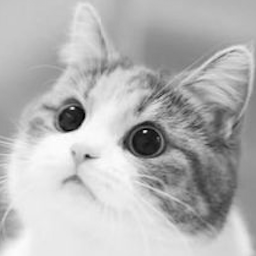
#> input picture HW4/hw4_sample_images/sample1.png, 256 x 256 px; its folder holds 3 pictures in this run
$ python hw4_problem1.py
#> lines starting #> are read from the running program, lines starting #| are printed output that depends on the picture
import os
import argparse
import numpy as np
import cv2
import math

def get_threshold_matrix(N=2):
    I = np.array([[1, 2],[3, 0]])
    for _ in range(int(math.log(N,2)-1)):
        I = np.block([[4*I+1, 4*I+2],[4*I+3, 4*I+0]])
    T = ((I+0.5)/(N**2)) * 255
    return T


def main(opt):
    file_path = os.path.dirname(os.path.abspath(__file__))
    sample1 = cv2.imread(os.path.join(file_path, 'hw4_sample_images', opt.input), cv2.IMREAD_GRAYSCALE)
#> sample1 is the input picture: shape (256, 256); min 0, max 254, mean 181.1

    # 1(a)
    result1 = np.zeros(sample1.shape)
    T = get_threshold_matrix(N=2)
    for i in range(0,sample1.shape[0],2):
        for j in range(0,sample1.shape[1],2):
            result1[i:i+2,j:j+2] = (sample1[i:i+2,j:j+2]>T)*255
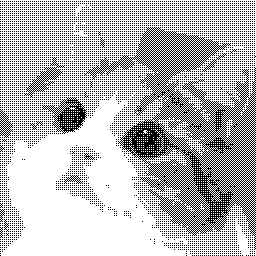
#> result1: shape (256, 256) float64; 72.2% white; black in thin lines or dots
    cv2.imwrite(os.path.join(file_path, opt.output1), result1)

    # 1(b)
    result2 = np.zeros(sample1.shape)
    T = get_threshold_matrix(N=256)
    result2 = (sample1>T)*255
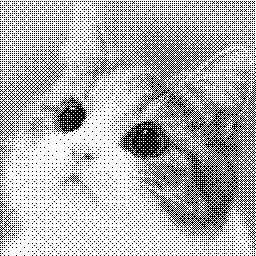
#> result2: shape (256, 256) int64; 71% white; black in thin lines or dots
    cv2.imwrite(os.path.join(file_path, opt.output2), result2)

    # 1(c)
    # Floyd Steinberg
    E = np.zeros(sample1.shape)
    G = np.zeros(sample1.shape)
    for i in range(0,sample1.shape[0]-1):
        for j in range(1,sample1.shape[1]-1):
            G[i,j] = ((sample1[i,j]+E[i,j]) >= 255/2) * 255
            tmp = (sample1[i,j]+E[i,j]) - G[i,j]
            E[i:i+2,j-1:j+2] = E[i:i+2,j-1:j+2] + np.array([[0,0,7],[3,5,1]])/16*tmp
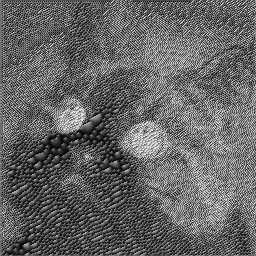
#> E: shape (256, 256) float64; min -125.5, max 121.8, mean -27.8; drawn with min black and max white
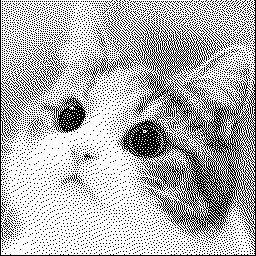
#> G: shape (256, 256) float64; 70.2% white; black in thin lines or dots
    result3 = G
    cv2.imwrite(os.path.join(file_path, opt.output3), result3)
    # Jarvis’
    E = np.zeros((256,256))
    G = np.zeros((256,256))
    for i in range(0,sample1.shape[0]-2):
        for j in range(2,sample1.shape[0]-2):
            G[i,j] = ((sample1[i,j]+E[i,j]) >= 255/2) * 255
            tmp = (sample1[i,j]+E[i,j]) - G[i,j]
            E[i:i+3,j-2:j+3] = E[i:i+3,j-2:j+3] + np.array([[0,0,0,7,5],[3,5,7,5,3],[1,3,5,3,1]])/48*tmp
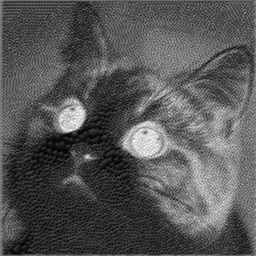
#> E: shape (256, 256) float64; min -123.4, max 114.4, mean -43.3; drawn with min black and max white
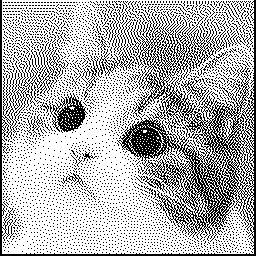
#> G: shape (256, 256) float64; 69.5% white; black in thin lines or dots
    result4 = G
    cv2.imwrite(os.path.join(file_path, opt.output4), result4)


if __name__ == "__main__":
    parser = argparse.ArgumentParser()
    parser.add_argument('--input', default='sample1.png', help='input image')
    parser.add_argument('--output1', default='result1.png', help='output image')
    parser.add_argument('--output2', default='result2.png', help='output image')
    parser.add_argument('--output3', default='result3.png', help='output image')
    parser.add_argument('--output4', default='result4.png', help='output image')
    opt = parser.parse_args()

    main(opt)
